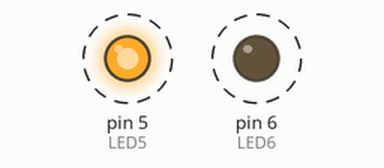
Bench run of a sketch on a simulated Arduino Uno, built with avr-gcc and run on an emulated ATmega328P. On the bench: output pins drawn as LEDs (lit = HIGH). Dashed ring = blinking. What the sketch prints to the serial monitor is not drawn.

Above: at 0.12 s.
Timing chart, 0 to 3.0 s (numbered marks = the images above):
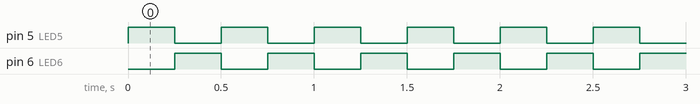

Measured:
- by itself, pin 5 (LED5), pin 6 (LED6): alternates HIGH for 0.25 s and LOW for 0.25 s

The sketch:

L1_ToggleLEDs.ino
```cpp
// Pin definitions
#define LED5     5
#define LED6     6

void setup()
{
  Serial.begin(115200);

  //Initialize inputs and outputs
  pinMode(LED5, OUTPUT);
  pinMode(LED6, OUTPUT);

  Serial.println("Danger Shield Component: ToggleLEDs");
}

void loop()
{
    //Blink the status LEDs back and forth
    if(digitalRead(LED5) == LOW)
    {
      digitalWrite(LED5, HIGH);
      digitalWrite(LED6, LOW);
    }
    else {
      digitalWrite(LED5, LOW);
      digitalWrite(LED6, HIGH);
    }

    delay(250);
}
```
